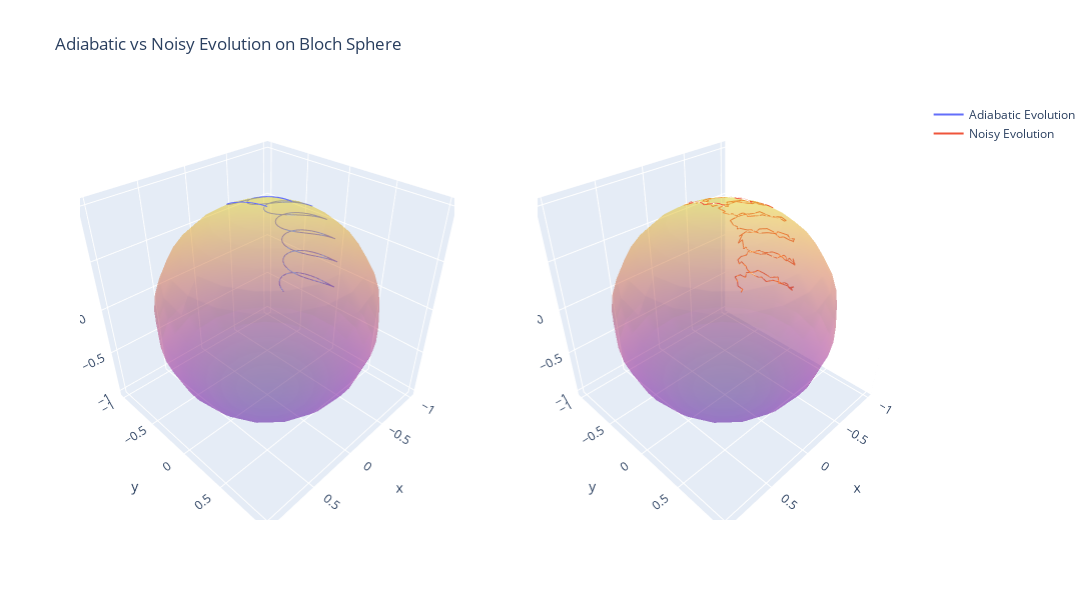
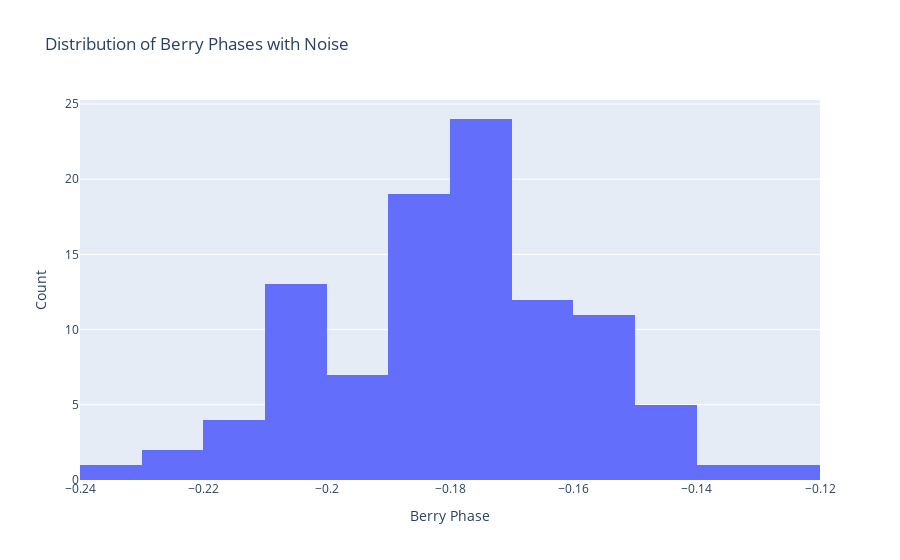

These figures' notebook cell, in order:
### Code cell
import numpy as np
import plotly.graph_objs as go
from plotly.subplots import make_subplots
from scipy.linalg import expm

# ... (previous code remains the same)

def time_dependent_hamiltonian(t, loop_frequency=1):
    """Time-dependent Hamiltonian for adiabatic evolution."""
    omega = 2 * np.pi * loop_frequency
    return np.array([[np.cos(omega * t), np.sin(omega * t)],
                     [np.sin(omega * t), -np.cos(omega * t)]])

def adiabatic_evolution(initial_state, times, loop_frequency=1):
    """Simulate adiabatic evolution of the system."""
    states = [initial_state]
    dt = times[1] - times[0]
    for t in times[1:]:
        H = time_dependent_hamiltonian(t, loop_frequency)
        U = expm(-1j * H * dt)
        states.append(np.dot(U, states[-1]))
    return np.array(states)

def add_noise(states, noise_level=0.01):
    """Add noise to the quantum states."""
    noise = noise_level * (np.random.randn(len(states), 2) + 1j * np.random.randn(len(states), 2))
    noisy_states = states + noise
    # Renormalize the states
    return noisy_states / np.linalg.norm(noisy_states, axis=1)[:, np.newaxis]

# Simulate adiabatic evolution
times = np.linspace(0, 2*np.pi, 200)
initial_state = spinor(0, 0)
adiabatic_states = adiabatic_evolution(initial_state, times)

# Add noise to the adiabatic states
noisy_states = add_noise(adiabatic_states)

# Calculate Berry phase for adiabatic and noisy evolution
berry_phase_adiabatic = berry_phase(adiabatic_states)
berry_phase_noisy = berry_phase(noisy_states)

# Calculate Bloch vectors
bloch_vectors_adiabatic = np.array([bloch_vector(state) for state in adiabatic_states])
bloch_vectors_noisy = np.array([bloch_vector(state) for state in noisy_states])

# Visualize the results
fig = make_subplots(rows=1, cols=2, specs=[[{'type': 'scatter3d'}, {'type': 'scatter3d'}]])

# Adiabatic evolution
fig.add_trace(go.Scatter3d(x=bloch_vectors_adiabatic[:, 0], y=bloch_vectors_adiabatic[:, 1], z=bloch_vectors_adiabatic[:, 2],
                           mode='lines', name='Adiabatic Evolution'), row=1, col=1)

# Noisy evolution
fig.add_trace(go.Scatter3d(x=bloch_vectors_noisy[:, 0], y=bloch_vectors_noisy[:, 1], z=bloch_vectors_noisy[:, 2],
                           mode='lines', name='Noisy Evolution'), row=1, col=2)

# Add Bloch sphere
u = np.linspace(0, 2*np.pi, 20)
v = np.linspace(0, np.pi, 20)
sphere_x = np.outer(np.cos(u), np.sin(v))
sphere_y = np.outer(np.sin(u), np.sin(v))
sphere_z = np.outer(np.ones(np.size(u)), np.cos(v))

fig.add_trace(go.Surface(x=sphere_x, y=sphere_y, z=sphere_z, opacity=0.3, showscale=False), row=1, col=1)
fig.add_trace(go.Surface(x=sphere_x, y=sphere_y, z=sphere_z, opacity=0.3, showscale=False), row=1, col=2)

fig.update_layout(height=600, width=1200, title_text="Adiabatic vs Noisy Evolution on Bloch Sphere")
fig.show()

print(f"Berry Phase (Adiabatic): {berry_phase_adiabatic:.6f}")
print(f"Berry Phase (Noisy): {berry_phase_noisy:.6f}")

# Statistical analysis
num_runs = 100
berry_phases = []

for _ in range(num_runs):
    noisy_states = add_noise(adiabatic_states)
    berry_phases.append(berry_phase(noisy_states))

berry_phases = np.array(berry_phases)
mean_berry_phase = np.mean(berry_phases)
std_berry_phase = np.std(berry_phases)

print(f"Mean Berry Phase: {mean_berry_phase:.6f}")
print(f"Standard Deviation of Berry Phase: {std_berry_phase:.6f}")

# Histogram of Berry phases
fig_hist = go.Figure(data=[go.Histogram(x=berry_phases)])
fig_hist.update_layout(title_text="Distribution of Berry Phases with Noise", xaxis_title="Berry Phase", yaxis_title="Count")
fig_hist.show()

### Figure 1 — Plotly figure (JSON) as saved in the notebook; plotly's stock layout.template omitted (floating-point values rounded to 4 significant figures; data arrays with more than 128 entries replaced by an {"elided": "..."} marker saying what was removed)
{"data": [{"mode": "lines", "name": "Adiabatic Evolution", "scene": "scene", "type": "scatter3d", "x": {"elided": "200 float values"}, "y": {"elided": "200 float values"}, "z": {"elided": "200 float values"}}, {"mode": "lines", "name": "Noisy Evolution", "scene": "scene2", "type": "scatter3d", "x": {"elided": "200 float values"}, "y": {"elided": "200 float values"}, "z": {"elided": "200 float values"}}, {"opacity": 0.3, "scene": "scene", "showscale": false, "type": "surface", "x": {"elided": "20x20 float values"}, "y": {"elided": "20x20 float values"}, "z": {"elided": "20x20 float values"}}, {"opacity": 0.3, "scene": "scene2", "showscale": false, "type": "surface", "x": {"elided": "20x20 float values"}, "y": {"elided": "20x20 float values"}, "z": {"elided": "20x20 float values"}}], "layout": {"height": 600, "scene": {"domain": {"x": [0, 0.45], "y": [0, 1]}}, "scene2": {"domain": {"x": [0.55, 1], "y": [0, 1]}}, "title": {"text": "Adiabatic vs Noisy Evolution on Bloch Sphere"}, "width": 1200}}

### Figure 2 — Plotly figure (JSON) as saved in the notebook; plotly's stock layout.template omitted (floating-point values rounded to 4 significant figures)
{"data": [{"type": "histogram", "x": [-0.1791, -0.1828, -0.1875, -0.2123, -0.2167, -0.1853, -0.2044, -0.1525, -0.1786, -0.1809, -0.1249, -0.1615, -0.1681, -0.1956, -0.1511, -0.1898, -0.1799, -0.1648, -0.179, -0.1616, -0.1845, -0.1721, -0.205, -0.1644, -0.1588, -0.1457, -0.1859, -0.1678, -0.2355, -0.1732, -0.1919, -0.1601, -0.1876, -0.1783, -0.2119, -0.1481, -0.2011, -0.199, -0.2213, -0.1629, -0.1488, -0.1863, -0.1698, -0.1741, -0.1799, -0.1795, -0.1768, -0.2011, -0.1409, -0.2208, -0.2067, -0.1857, -0.2045, -0.1866, -0.2034, -0.1792, -0.1589, -0.1897, -0.1925, -0.173, -0.1513, -0.1587, -0.1843, -0.1439, -0.1614, -0.1939, -0.2097, -0.1861, -0.1702, -0.2157, -0.1773, -0.1879, -0.1699, -0.1729, -0.1885, -0.1588, -0.191, -0.1577, -0.1755, -0.1775, -0.1935, -0.1831, -0.2098, -0.1736, -0.1758, -0.1762, -0.1549, -0.173, -0.204, -0.1759, -0.1354, -0.1584, -0.2033, -0.2029, -0.1733, -0.1832, -0.1866, -0.1616, -0.207, -0.1549]}], "layout": {"title": {"text": "Distribution of Berry Phases with Noise"}, "xaxis": {"title": {"text": "Berry Phase"}}, "yaxis": {"title": {"text": "Count"}}}}
